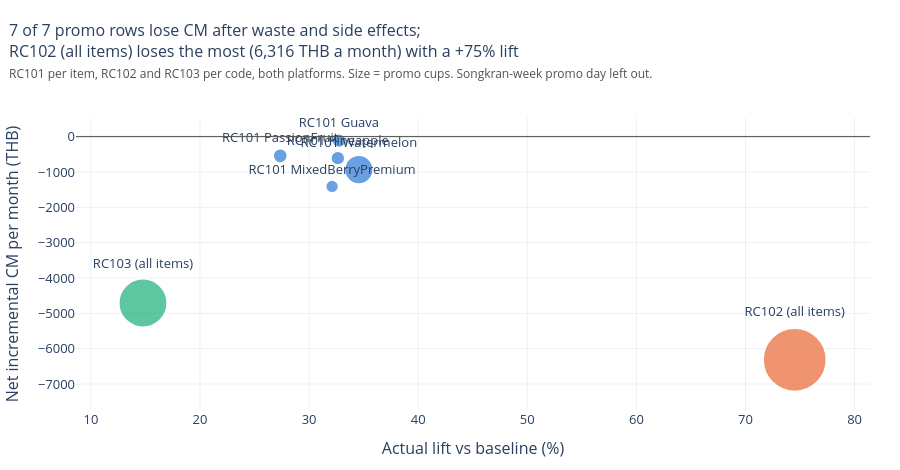

Notebook cell for this chart:
### Markdown cell above
## 10. Which promos earn back their cost?

### Code cell
by_code_row = by_row(M["ev"], ["code"])
rc101_row = by_row(M["ev"].xs("RC101", level="code", drop_level=False), ["sku"])
plot = pd.concat([
    rc101_row.reset_index().assign(label=lambda t: "RC101 " + t["sku"], code="RC101"),
    by_code_row.drop(index="RC101").reset_index().assign(label=lambda t: t["code"] + " (all items)"),
], ignore_index=True)
plot["net_per_month"] = plot["net"] / N_MONTHS
fig = px.scatter(plot, x="actual_lift_pct", y="net_per_month", size="cups", text="label", color="code",
                 color_discrete_map={"RC101": "#2a78d6", "RC102": "#eb6834", "RC103": "#1baf7a"}, size_max=45,
                 labels={"actual_lift_pct": "Actual lift vs baseline (%)", "net_per_month": "Net incremental CM per month (THB)",
                         "code": ""})
fig.update_traces(textposition="top center", marker=dict(line=dict(color="white", width=2)),
                  hovertemplate="%{text}<br>lift %{x:.0f}%<br>%{y:,.0f} THB a month<extra></extra>")
fig.add_hline(y=0, line_color="#52514e", line_width=1)
worst = plot.loc[plot["net_per_month"].idxmin()]
n_neg = int((plot["net_per_month"] < 0).sum())
fig.update_layout(height=470, showlegend=False, title=subtitle(
    f"{n_neg} of {len(plot)} promo rows lose CM after waste and side effects; "
    f"{worst['label']} loses the most ({abs(worst['net_per_month']):,.0f} THB a month) with a {worst['actual_lift_pct']:+.0f}% lift",
    "RC101 per item, RC102 and RC103 per code, both platforms. Size = promo cups. Songkran-week promo day left out."))
fig.show()

PLATFORM_NOTE = {"RC101": "platform split not reliable (one-platform item-days); use rc101_sku rows",
                 "RC102": "platform lifts swap order without one-platform item-days; use the code row for lift",
                 "RC103": "platform lifts swap order without one-platform item-days; use the code row for lift"}
promo_incremental = pd.concat([
    by_code_row.reset_index().assign(level="code", platform="All", sku="All", note=""),
    rc101_row.reset_index().assign(level="rc101_sku", code="RC101", platform="All", note=""),
    inc.reset_index().assign(level="code_platform", sku="All", note=lambda t: t["code"].map(PLATFORM_NOTE)),
], ignore_index=True)
cols = ["level", "code", "platform", "sku", "note"]
promo_incremental = promo_incremental[cols + [c for c in promo_incremental.columns if c not in cols]]
promo_incremental.to_csv(OUT / "promo_incremental.csv", index=False, encoding="utf-8")
pi = pd.read_csv(OUT / "promo_incremental.csv")
for level in ["code", "code_platform"]:
    assert np.isclose(pi.loc[pi["level"] == level, "net"].sum(), events["net"].sum())
assert np.isclose(pi.loc[pi["level"] == "rc101_sku", "net"].sum(), by_code_row.loc["RC101", "net"])
print(f"promo_incremental.csv: {len(pi)} rows {pi['level'].value_counts().to_dict()}")

### Figure 1 — Plotly figure (JSON) as saved in the notebook; plotly's stock layout.template omitted (floating-point values rounded to 4 significant figures)
{"data": [{"hovertemplate": "%{text}<br>lift %{x:.0f}%<br>%{y:,.0f} THB a month<extra></extra>", "legendgroup": "RC101", "marker": {"color": "#2a78d6", "line": {"color": "white", "width": 2}, "size": [1727.0, 1464.0, 1830.0, 1711.0, 7088.0], "sizemode": "area", "sizeref": 16.69, "symbol": "circle"}, "mode": "markers+text", "name": "RC101", "orientation": "v", "showlegend": true, "text": ["RC101 Guava", "RC101 MixedBerryPremium", "RC101 PassionFruit", "RC101 Pineapple", "RC101 Watermelon"], "textposition": "top center", "type": "scatter", "x": [32.74, 32.11, 27.36, 32.64, 34.56], "xaxis": "x", "y": [-114.4, -1411.0, -542.9, -611.4, -936.1], "yaxis": "y"}, {"hovertemplate": "%{text}<br>lift %{x:.0f}%<br>%{y:,.0f} THB a month<extra></extra>", "legendgroup": "RC102", "marker": {"color": "#eb6834", "line": {"color": "white", "width": 2}, "size": [33800.0], "sizemode": "area", "sizeref": 16.69, "symbol": "circle"}, "mode": "markers+text", "name": "RC102", "orientation": "v", "showlegend": true, "text": ["RC102 (all items)"], "textposition": "top center", "type": "scatter", "x": [74.51], "xaxis": "x", "y": [-6316.0], "yaxis": "y"}, {"hovertemplate": "%{text}<br>lift %{x:.0f}%<br>%{y:,.0f} THB a month<extra></extra>", "legendgroup": "RC103", "marker": {"color": "#1baf7a", "line": {"color": "white", "width": 2}, "size": [19870.0], "sizemode": "area", "sizeref": 16.69, "symbol": "circle"}, "mode": "markers+text", "name": "RC103", "orientation": "v", "showlegend": true, "text": ["RC103 (all items)"], "textposition": "top center", "type": "scatter", "x": [14.78], "xaxis": "x", "y": [-4708.0], "yaxis": "y"}], "layout": {"height": 470, "legend": {"itemsizing": "constant", "title": {"text": ""}, "tracegroupgap": 0}, "shapes": [{"line": {"color": "#52514e", "width": 1}, "type": "line", "x0": 0, "x1": 1, "xref": "x domain", "y0": 0, "y1": 0, "yref": "y"}], "showlegend": false, "title": {"font": {"size": 16}, "pad": {"t": 36}, "text": "7 of 7 promo rows lose CM after waste and side effects;<br>RC102 (all items) loses the most (6,316 THB a month) with a +75% lift<br><span style='font-size:12px;color:#52514e'>RC101 per item, RC102 and RC103 per code, both platforms. Size = promo cups. Songkran-week promo day left out.</span>", "x": 0.01, "xanchor": "left", "y": 1, "yanchor": "top", "yref": "container"}, "xaxis": {"anchor": "y", "domain": [0.0, 1.0], "title": {"text": "Actual lift vs baseline (%)"}}, "yaxis": {"anchor": "x", "domain": [0.0, 1.0], "title": {"text": "Net incremental CM per month (THB)"}}}}
